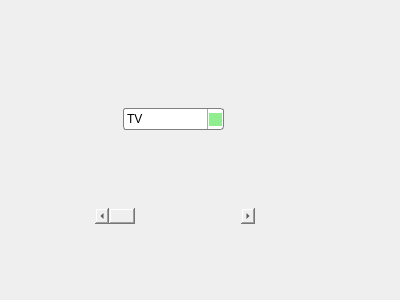
<?xml version="1.0" encoding="UTF-8"?>
<ui version="4.0">
 <class>Dialog</class>
 <widget class="QDialog" name="Dialog">
  <property name="geometry">
   <rect>
    <x>0</x>
    <y>0</y>
    <width>400</width>
    <height>300</height>
   </rect>
  </property>
  <property name="windowTitle">
   <string>Dialog</string>
  </property>
  <widget class="QComboBox" name="comboBox">
   <property name="geometry">
    <rect>
     <x>123</x>
     <y>108</y>
     <width>101</width>
     <height>22</height>
    </rect>
   </property>
   <property name="styleSheet">
    <string notr="true">QComboBox {
    border: 1px solid gray;
    border-radius: 3px;
    padding: 1px 18px 1px 3px;
    min-width: 6em;
}

QComboBox::drop-down {
    subcontrol-origin: padding;
    subcontrol-position: top right;
    width: 15px;

    border-left-width: 1px;
    border-left-color: darkgray;
    border-left-style: solid; /* just a single line */
    border-top-right-radius: 3px; /* same radius as the QComboBox */
    border-bottom-right-radius: 3px;
}
QComboBox::down-arrow
{
background-color : lightgreen;
}</string>
   </property>
   <item>
    <property name="text">
     <string>TV</string>
    </property>
   </item>
   <item>
    <property name="text">
     <string>Mouse</string>
    </property>
   </item>
   <item>
    <property name="text">
     <string>Nuevo elemento</string>
    </property>
   </item>
   <item>
    <property name="text">
     <string>Control</string>
    </property>
   </item>
   <item>
    <property name="text">
     <string>Celular</string>
    </property>
   </item>
   <item>
    <property name="text">
     <string/>
    </property>
   </item>
  </widget>
  <widget class="QScrollBar" name="horizontalScrollBar">
   <property name="geometry">
    <rect>
     <x>95</x>
     <y>208</y>
     <width>160</width>
     <height>16</height>
    </rect>
   </property>
   <property name="styleSheet">
    <string notr="true">border: 1px;</string>
   </property>
   <property name="orientation">
    <enum>Qt::Horizontal</enum>
   </property>
  </widget>
 </widget>
 <resources/>
 <connections/>
</ui>
